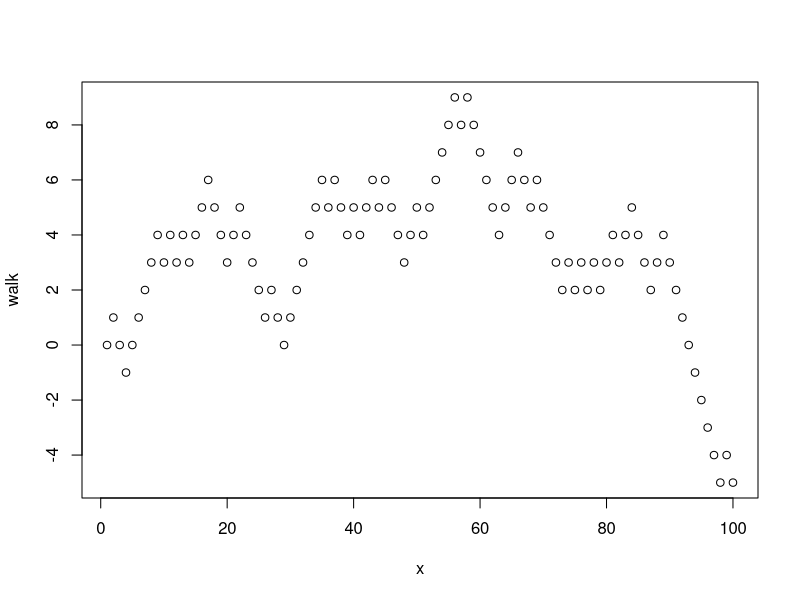

Generate this figure with R:
#random walk in 1D


walk_1D <- function(n){
  X = 0
  for (i in 1:n){
    num <- runif(1, min = 0, max = 1) 
    if (num > 0.5){
      X <- c(X,X[i-1]+1)
    }else{
      X <- c(X,X[i-1]-1)
    }
  }
  return(X)
}


n = 100
walk <- walk_1D(n)
x <- seq(1,n,1)
plot(x,walk)



